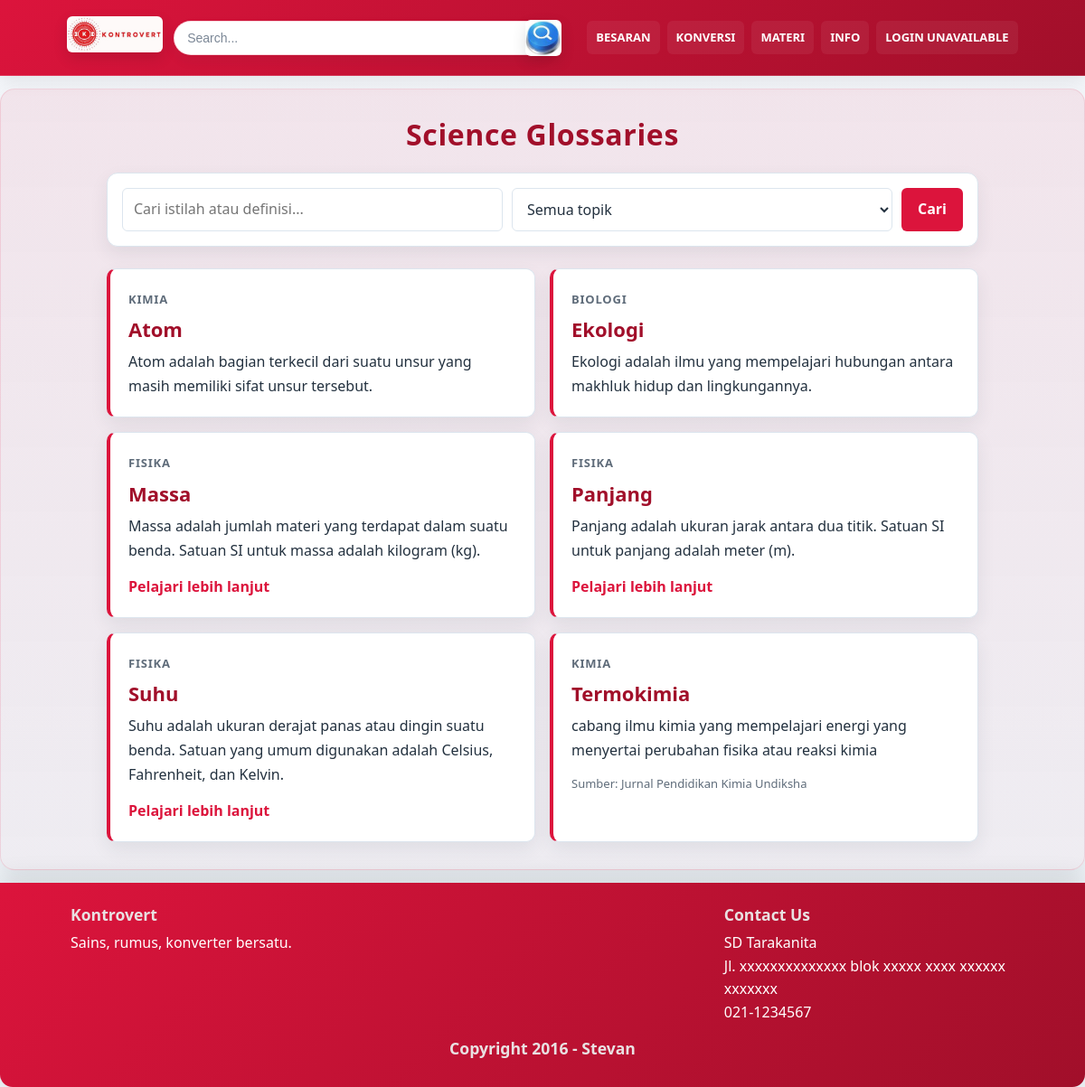
The page /glossary.php on the database its author committed.
### tables this page shows
CREATE TABLE `glossary` (
  `id` int(10) UNSIGNED NOT NULL,
  `term` varchar(100) NOT NULL,
  `slug` varchar(120) NOT NULL,
  `definition` text NOT NULL,
  `topic` int(1) NOT NULL,
  `related_page` varchar(150) DEFAULT NULL,
  `source` varchar(255) DEFAULT NULL,
  `created_at` timestamp NOT NULL DEFAULT current_timestamp(),
  `updated_at` timestamp NOT NULL DEFAULT current_timestamp() ON UPDATE current_timestamp()
);

CREATE TABLE `topics` (
  `id` int(11) NOT NULL,
  `namaTopik` varchar(25) NOT NULL,
  `fg_in_news` tinyint(1) NOT NULL,
  `fg_in_materi` tinyint(1) NOT NULL,
  `fg_in_formulas` tinyint(1) NOT NULL
);

### glossary.php (the view, shortened to what this page needs)
<?php
    include "db.inc.php";
    $search = isset($_GET['q']) ? trim($_GET['q']) : '';
    $query = "SELECT g.term, g.slug, g.definition, g.topic, g.related_page, g.source, t.namaTopik
            FROM glossary g Join topics t ON g.topic = t.id";
    $query .= " ORDER BY term ASC";
    $statement = mysqli_prepare($db, $query);
    mysqli_stmt_execute($statement);
    $glossaryResult = mysqli_stmt_get_result($statement);
    function glossary_escape($value) {
        return htmlspecialchars((string) $value, ENT_QUOTES, 'UTF-8');
    }
?>
<!DOCTYPE html>
<html lang="id">
    <head>
        <global-header></global-header>
    </head>
    <body>
        <main class="hero" role="main">
            <div class="hero-inner glossary-page">
                <header class="glossary-intro">
                    <h1 class="page-title">Science Glossaries</h1>
                </header>
                <form class="glossary-filters" method="get" action="glossary.php">
                    <input id="glossary-search" type="search" name="q" value="<?php echo glossary_escape($search); ?>" placeholder="Cari istilah atau definisi...">
                    <select id="glossary-topic" name="topic">
                        <option value="">Semua topik</option>
                    </select>
                    <button type="submit">Cari</button>
                </form>
                <section class="glossary-list" aria-live="polite">
                    <?php if (!$glossaryResult || mysqli_num_rows($glossaryResult) === 0): ?>
                        <p class="glossary-empty">Word not found</p>
                    <?php else: ?>
                        <?php while ($entry = mysqli_fetch_assoc($glossaryResult)): ?>
                            <article class="glossary-entry" id="<?php echo glossary_escape($entry['slug']); ?>">
                                <?php if ($entry['namaTopik'] !== null && $entry['namaTopik'] !== ''): ?>
                                    <span class="glossary-topic"><?php echo glossary_escape($entry['namaTopik']); ?></span>
                                <?php endif; ?>
                                <h2><?php echo glossary_escape($entry['term']); ?></h2>
                                <p><?php echo nl2br(glossary_escape($entry['definition'])); ?></p>
                                <?php if (!empty($entry['related_page'])): ?>
                                    <a class="glossary-link" href="<?php echo glossary_escape($entry['related_page']); ?>">Pelajari lebih lanjut</a>
                                <?php endif; ?>
                                <?php if (!empty($entry['source'])): ?>
                                    <p class="glossary-source">Sumber: <?php echo glossary_escape($entry['source']); ?></p>
                                <?php endif; ?>
                            </article>
                        <?php endwhile; ?>
                    <?php endif; ?>
                </section>
            </div>
        </main>
        <footer id="footer" class="site-footer">
            <global-footer></global-footer>
        </footer>
    </body>
</html>

### penampilan.css (style rules this page uses)
:root { --crimson: #DC143C; --crimson-dark: #a10f2a; --muted: #f5f7fb; --surface: #ffffff; --surface-soft: #fcfdff; --text: #23313f; --text-muted: #5f6c7a; --accent: #993303; --border: #dce5ee; --shadow: rgba(35, 49, 63, 0.08); }
* { box-sizing:border-box }
html,body { height:100%; margin:0; font-family: "Segoe UI", Roboto, "Helvetica Neue", Arial, sans-serif; color:var(--text); background: linear-gradient(180deg, var(--muted) 0%, #eef3f7 100%); line-height: 1.6; }
.hero { max-width:1200px;margin:14px auto;padding:18px;border-radius:16px;background:linear-gradient(180deg,rgba(220,20,60,0.08),rgba(220,20,60,0.03));border:1px solid rgba(220,20,60,0.12);box-shadow:0 10px 24px var(--shadow); }
.hero-inner { padding:12px 18px; }
.hero h2 { margin:0;font-size:28px;color:var(--crimson-dark) }
.hero p { margin:6px 0 12px;color:#444 }
.page-title { margin:0 0 14px; font-size:clamp(2rem,2.25vw,2.8rem); letter-spacing:.02em; text-align:center;color:var(--crimson-dark); }
#footer { background:linear-gradient(135deg,var(--crimson),var(--crimson-dark)); color:#fff; padding:24px 28px; width:100%; clear:both; border-radius:0 0 14px 14px; box-shadow: 0 -3px 30px rgba(0,0,0,0.12); display:flex; flex-direction:column; }
a { color:var(--crimson); text-decoration:none; }
h1,h2,h3,h4,h5,h6 { color:#661422; line-height:1.25; }

### glossary.php (style rules this page uses)
.glossary-page { max-width:1000px;margin:0 auto }
.glossary-intro { text-align:center;margin-bottom:22px }
.glossary-filters { display:flex;flex-wrap:wrap;gap:10px;margin:0 auto 24px;padding:16px;background:var(--surface);border:1px solid var(--border);border-radius:12px;box-shadow:0 8px 20px var(--shadow) }
.glossary-filters input,.glossary-filters select { flex:1 1 220px;min-width:0;padding:10px 12px;border:1px solid var(--border);border-radius:6px;font:inherit;color:var(--text);background:#fff }
.glossary-filters button { padding:10px 18px;border:0;border-radius:6px;background:var(--crimson);color:#fff;font:inherit;font-weight:700;cursor:pointer }
.glossary-list { display:grid;grid-template-columns:repeat(2,minmax(0,1fr));gap:16px }
.glossary-entry { padding:20px;background:var(--surface);border:1px solid var(--border);border-left:4px solid var(--crimson);border-radius:10px;box-shadow:0 8px 20px var(--shadow) }
.glossary-entry h2 { margin:0 0 8px;color:var(--crimson-dark);font-size:22px }
.glossary-topic { display:inline-block;margin-bottom:10px;color:var(--text-muted);font-size:13px;font-weight:700;text-transform:uppercase;letter-spacing:.06em }
.glossary-entry p { margin:0;color:var(--text);line-height:1.7 }
.glossary-link { display:inline-block;margin-top:14px;font-weight:700 }
.glossary-source { margin-top:12px!important;color:var(--text-muted)!important;font-size:13px }

### rows shown on the page
glossary: topic.namaTopik "KIMIA", term "Atom", definition "Atom adalah bagian terkecil dari suatu unsur yang masih memiliki sifat unsur tersebut."
glossary: topic.namaTopik "BIOLOGI", term "Ekologi", definition "Ekologi adalah ilmu yang mempelajari hubungan antara makhluk hidup dan lingkungannya."
glossary: topic.namaTopik "FISIKA", term "Massa", definition "Massa adalah jumlah materi yang terdapat dalam suatu benda. Satuan SI untuk massa adalah kilogram (kg)."
glossary: topic.namaTopik "FISIKA", term "Panjang", definition "Panjang adalah ukuran jarak antara dua titik. Satuan SI untuk panjang adalah meter (m)."
glossary: topic.namaTopik "FISIKA", term "Suhu", definition "Suhu adalah ukuran derajat panas atau dingin suatu benda. Satuan yang umum digunakan adalah Celsius, Fahrenheit, dan Kelvin."
glossary: topic.namaTopik "KIMIA", term "Termokimia", definition "cabang ilmu kimia yang mempelajari energi yang menyertai perubahan fisika atau reaksi kimia", source "Jurnal Pendidikan Kimia Undiksha"
